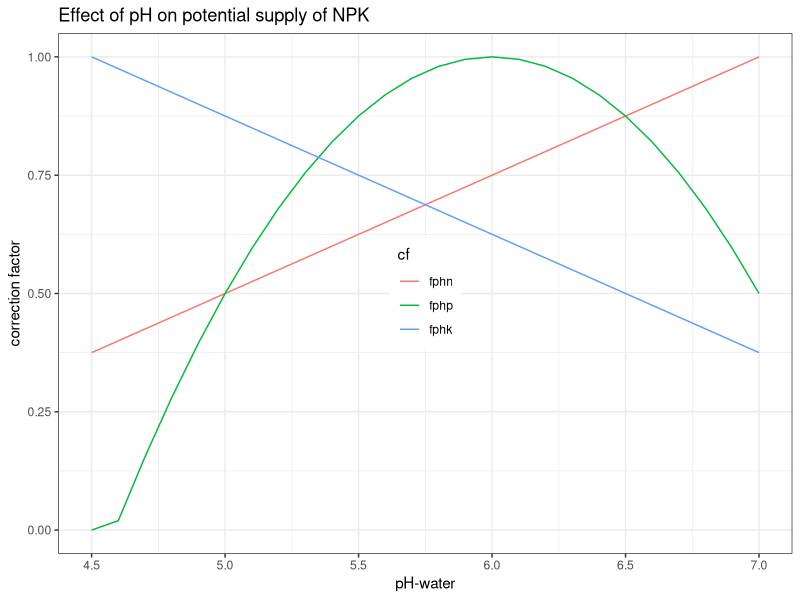
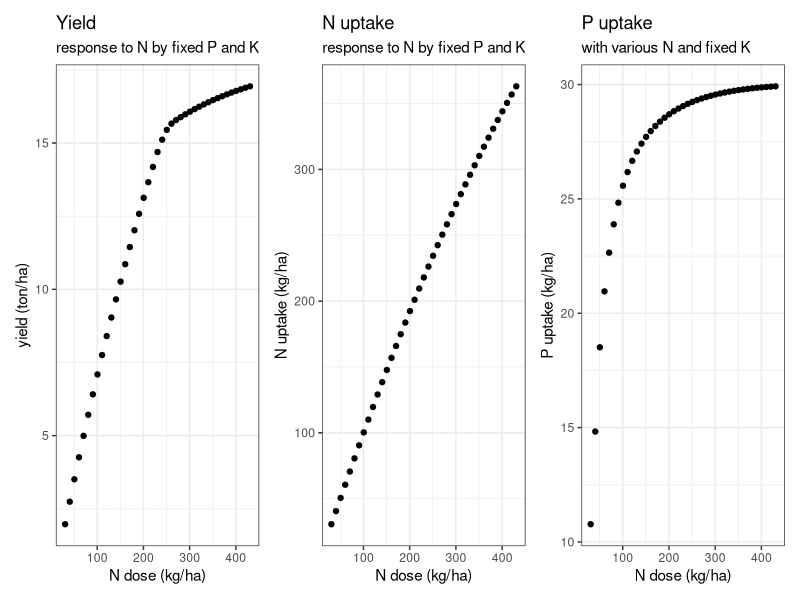

The R source for these figures, in order:
## ---- chunk 1
knitr::opts_chunk$set(echo = TRUE)

  # require R packages
  require(data.table)
  require(ggplot2)
  require(patchwork)

## ---- chunk 2

  # define all input variables
   soc = 35 # in g/kg
   pol = 15 # in mg P/kg
   kexch = 25 # in mmol/kg
   phw = 5.3 # no unit, pH measured in water
   nfert = 55 # kg N /ha
   pfert = 25 # kg P /ha
   kfert = 40 # kg K /ha

   # set maximum yield (kg /ha)
   max_yield = 16000
   
  # combine all inputs in one data.table
  dt <- data.table(id = 1,
                   soc = soc,
                   pols = pol,
                   kexch = kexch,
                   phw = phw,
                   nfert = nfert,
                   pfert = pfert,
                   kfert = kfert)

  # show the example
  print(dt)

## ---- chunk 3

  # check input lenght to ensure that all variables have the same length
  arg.length <- max(length(nfert),length(pfert),length(kfert),length(soc),length(pol),length(kexch),length(phw))
  
  # check input of fertilizer inputs
  checkmate::assert_numeric (nfert,lower=0,upper = 500,len = arg.length)
  checkmate::assert_numeric(pfert,lower=0,upper = 500,len = arg.length)
  checkmate::assert_numeric(kfert,lower=0,upper = 800,len = arg.length)
  
  # check input of the soil properties
  checkmate::assert_numeric(pol,lower=0,upper = 100,len = arg.length)
  checkmate::assert_numeric(soc,lower=0,upper = 200,len = arg.length)
  checkmate::assert_numeric(phw,lower=3,upper = 8,len = arg.length)
  checkmate::assert_numeric(kexch,lower=0,upper = 150,len = arg.length)
  

## ---- chunk 4

  # estimate pH correction factors, so that within 0-1 range (Janssen, 1998)
  dt[,fphn := pmin(1,pmax(0,0.25 * (phw - 3)))]
  dt[,fphp := pmin(1,pmax(0,1 - 0.5 * (phw-6)^2))]
  dt[,fphk := pmin(1,pmax(0,0.625 * (3.4 - 0.4 * phw)))]
    
  
  # to illustrate the response of pH on the supply of the nutrients, we make a test example where we apply those equatiosn
  dt.plot <- data.table(phw = seq(4.5,7,0.1))
  dt.plot[,fphn := pmin(1,pmax(0,0.25 * (phw - 3)))]
  dt.plot[,fphp := pmin(1,pmax(0,1 - 0.5 * (phw-6)^2))]
  dt.plot[,fphk := pmin(1,pmax(0,0.625 * (3.4 - 0.4 * phw)))]
  
  # melt the table to allow easy plotting
  dt.plot <- melt(dt.plot,id.vars='phw',variable.name = 'cf')
  
  # plot the relationships
  p1 <- ggplot(data = dt.plot,aes(x=phw,y=value,colour = cf)) + 
        geom_line() + theme_bw() + theme(legend.position = 'inside') +
        xlab('pH-water') + ylab('correction factor')+
        ggtitle('Effect of pH on potential supply of NPK')
  p1
  
  # estimate the soil nutrient supply
  dt[, sn := fphn * 6.8 * soc]
  dt[, sp := fphp * 0.35 * soc + 0.5 * pols]
  dt[, sk := fphk * 400 * kexch / (2 + 0.9 * soc)]

  # print how much NPK is supplied
  print(paste0('the soil N supply is estimated at', round(dt$sn),' kg N/ha.'))
  print(paste0('the soil P supply is estimated at', round(dt$sp),' kg P/ha.'))
  print(paste0('the soil K supply is estimated at', round(dt$sk),' kg K/ha.'))

## ---- chunk 5

  # get quefts coefficients for a maize crop
  parms_quefts <- data.table(aN = 34,aP = 190,aK = 38,
                             dN = 77,dP = 613,dK = 175,
                             rN = 5,rP = 0.4,rK = 2,
                             CN = 111,CP = 803,CK = 213,
                             sN = 1,sP = 1,sK = 1)

  # which nutrients are used 
  nuts=c('N','P','K')
  
  # make a data.table with all combinations to assess the interaciton effects of any pair of nutrients
  # add column names for nutrient 1 (n1) and nutrient 2 (n2)
  o1 <- utils::combn(nuts, 2)
  o1 <- as.data.table(t(cbind(o1, o1[c(2,1),])), stringsAsFactors = FALSE)
  colnames(o1) <- c('n1', 'n2')
  
  # add QUEFTS properties to data.table for each pair of nutrients
  o1[, a1 := as.numeric(parms_quefts[,mget(paste0('a',n1))])]
  o1[, d1 := as.numeric(parms_quefts[,mget(paste0('d',n1))])]
  o1[, r1 := as.numeric(parms_quefts[,mget(paste0('r',n1))])]
  o1[, a2 := as.numeric(parms_quefts[,mget(paste0('a',n2))])]
  o1[, d2 := as.numeric(parms_quefts[,mget(paste0('d',n2))])]
  o1[, r2 := as.numeric(parms_quefts[,mget(paste0('r',n2))])]
       
  # set an unique ID per combination of inputs (soil and fertilizer supply)
  dt[,id:=.I]
  
  # calculate the total nutrient input (in kg/ha)
  dt[, N := sn + nfert]
  dt[, P := sp + pfert]
  dt[, K := sk + kfert]
  
  # reformat the input table 
  dt <- melt(dt,
             id.vars='id',
             measure.vars=nuts,
             variable.name='n1',
             value.name='s1')
  
  # enumerate quefts parameter set with all 2-way interactions for each site
  o2 = o1[rep(1:nrow(o1),nrow(dt)),]
  o2[,id := sort(rep(min(dt$id):max(dt$id),3 * nrow(o1)))]
  setkey(o2,id,n1,n2)
  setkey(dt,id,n1)
  
  # left_join with element n1 and n2 to ensure that all QUEFTS parameters are connected to each pair of nutrients
  o2[dt,on=.(id,n1),s2:=s1]
  o2=o2[dt,on=c(id='id',n2='n1'),nomatch=0L]
  setnames(o2,names(o2),c(names(o2)[1:9],'s1','s2'))
  
  # First define a helper function to estimate the nutrient uptake given the interactions between nutrient 1 and nutrient 2
  qnup = function(a1,d1,r1,s1,a2,d2,r2,s2){

    ou = pmax(ifelse(s1 < r1 + (s2 - r2)*a2/d1,  s1,
                     ifelse(s1 > r1 + (s2 - r2)*(2*(d2/a1) - a2/d1), r1 + (s2 - r2)*(d2/a1),
                            s1 - ((0.25*(s1 - r1 - (s2 - r2)*(a2/d1))^2)/((s2 - r2)*(d2/a1 - a2/d1))))),0)
         return(ou)}
  
  
  # calculate for each soil the uptake for combinations of nutrients
  o2[, uptake := qnup(a1,d1,r1,s1+0.001,a2,d2,r2,s2+0.001)]
  
  # calculate the minimum of two-pair interactions
  o2[,upt1 := min(uptake),by=list(id,n1)]
  
  # add minimum yield corresponding to second nutrient (necessary for calculation YA and YD later)
  o2[o2[,c('id','n1','upt1')],on=c(id='id',n2='n1'),upt2 := i.upt1]
  up = dcast(o2,id~n1,value.var='upt1',fun.aggregate=mean)
  
  # show the minimum yield based on the availability of nutrient 
  print(up)
  
## ---- chunk 6

  # first define a helper function to quantify the yield (kg/ha) at accumulation (YA.) and dilution (YD.) per nutrient
  # inputs include the nutrient name for each pair (n1 and n2), the uptake for nutrient 2 and nutrient 1, and the quefts crop parameters (qp)
  qYAYD <- function(n1,n2,upt2,upt1,qp=inpc){
  
    inpc = NULL
  
    # select only relevant quefts parameters
    qp = unlist(qp[,grepl('^a|^d|^r',colnames(qp))])
   
    # calculate yields at acummulation (YA) and dilution (YD) per nutrient
    YA = qp[paste0('a',n2)] * pmax(upt2 - qp[paste0('r',n2)],0)
    YD = qp[paste0('d',n2)] * pmax(upt2 - qp[paste0('r',n2)],0)
    a1 = qp[paste0('a',n1)]
    d1 = qp[paste0('d',n1)]
    r1 = qp[paste0('r',n1)]

    # calculate maximum yields
    YL = qp[paste0('d',n1)] * pmax(upt1 - qp[paste0('r',n1)],0)

    # combine output and return
    ou = list(YA=YA,YD=YD,YL=YL,a1=a1,d1=d1,r1=r1)
    return(ou)
  }

  # helper function 2: calculate the yield per pair of nutrients
  qYpNpair <- function(upt1,YD,YA,a1,d1,r1,YL){

    # select only relevant quefts parameters
    yield = pmin(YL,ifelse(YA > 0, YA + (2*(YD - YA)* (upt1 - r1 - YA/d1))/(YD/a1 - YA/d1) -
                             ((YD - YA)*(upt1 - r1 - YA/d1)^2)/((YD/a1 - YA/d1)^2), 0))
  
            return(yield)
    }

  # calculate yields at accumulation (YA.) and dilution (YD.) per nutrient
  o2[,c('YA','YD','YL','a1','d1','r1'):= qYAYD(n1,n2,upt2,upt1,qp=as.data.frame(parms_quefts))]
  
  # set internal table with maximal yields per field
  dt.ym <- data.table(id = 1:arg.length,YM = max_yield)
  
  # merge table with maximal yields per field
  o2 <- merge(o2,dt.ym, by = 'id')
  
  # calculate maximum yield, and yield per pair of nutrients
  # where yield can not exceed the maximum
  o2[,c('YL'):= list(round(min(YL,YM))),by=id][,c('yield'):=list(qYpNpair(upt1,YD,YA,a1,d1,r1,YL))]
  
  # print the yield and uptake for one option as example
  print(o2[1,.(id,n1,n2,uptake,yield,YA,YD,YM)])
## ---- chunk 7

  # the final yield the average of all pair-estimates
  y1 <- o2[,list(yield=mean(yield,na.rm=TRUE)),by=id]
  
  # merge the predicted yield with the predicted nutrient uptake, and update the names
  y1 <- y1[up,on='id']
  setnames(y1,names(y1),ifelse(names(y1) %in% nuts,paste0('u',names(y1)),names(y1)))

  # print the yield and uptake
  print(y1)

## ---- chunk 8

#' The QUEFTS model
#'
#' This function contains the QUEFTS model for NPK
#'
#' @param nin (numeric) the effective nitrogen input (kg N/ha) from soil and fertilizer
#' @param pin (numeric) the effective phosphorus input (kg P/ha) from soil and fertilizer
#' @param kin (numeric) the effective potassium input (kg K/ha) from soil and fertilizer
#' @param soc (numeric) the soil organic carbon content (g / kg)
#' @param pol (numeric) the Olsen-P content (mg P/kg)
#' @param phw (numeric) the soil pH measured in water
#' @param kexch (numeric) the exchangeable potassium content (mmol / kg)
#' @param max_yield (integer) the maximal attainable yield (kg / ha)
#'
#'@export
s2p_calc_quefts <- function(nin,pin,kin, soc, pol, phw,kexch, max_yield){
  
  # Visual bindings
  a1 = n1 = d1 = r1 = s1 = a2 = n2 = d2 = r2 = s2 = id = uptake = upt1 = upt2 = i.upt1 = YL = YD = YA = YM = yield = . = NULL
  
  # check input lenght
  arg.length <- max(length(nin),length(pin),length(kin),length(soc),length(pol),length(kexch),length(phw))
  
  # check input
  checkmate::assert_numeric(nin,lower=0,upper = 500,len = arg.length)
  checkmate::assert_numeric(pin,lower=0,upper = 500,len = arg.length)
  checkmate::assert_numeric(kin,lower=0,upper = 800,len = arg.length)
  checkmate::assert_numeric(pol,lower=0,upper = 100,len = arg.length)
  checkmate::assert_numeric(soc,lower=0,upper = 200,len = arg.length)
  checkmate::assert_numeric(phw,lower=3,upper = 8,len = arg.length)
  checkmate::assert_numeric(kexch,lower=0,upper = 150,len = arg.length)
  
  # which QUEFTS nutrients are used as input
  nuts=c('N','P','K')
  
  # all combinations
  o1 <- utils::combn(nuts, 2)
  o1 <- as.data.table(t(cbind(o1, o1[c(2,1),])), stringsAsFactors = FALSE)
  colnames(o1) <- c('n1', 'n2')
  
  # Select quefts parameters for crop and management level
  parms_quefts <- data.table(aN = 34,aP = 190,aK = 38,
                             dN = 77,dP = 613,dK = 175,
                             rN = 5,rP = 0.4,rK = 2,
                             CN = 111,CP = 803,CK = 213,
                             sN = 1,sP = 1,sK = 1)
  
  # add QUEFTS properties to data.table
  o1[, a1 := as.numeric(parms_quefts[,mget(paste0('a',n1))])]
  o1[, d1 := as.numeric(parms_quefts[,mget(paste0('d',n1))])]
  o1[, r1 := as.numeric(parms_quefts[,mget(paste0('r',n1))])]
  o1[, a2 := as.numeric(parms_quefts[,mget(paste0('a',n2))])]
  o1[, d2 := as.numeric(parms_quefts[,mget(paste0('d',n2))])]
  o1[, r2 := as.numeric(parms_quefts[,mget(paste0('r',n2))])]
  
  # estimate total nutrient inputs from fertilizer and soil supply of nutrients (in kg / ha)
  dt0 <- data.table(soc = soc,pols = pol,kexch = kexch, phw = phw,
                    N = nin,P = pin,K = kin)
  
    # estimate pH correction factors, so that within 0-1 range (Janssen, 1998)
    dt0[,fphn := pmin(1,pmax(0,0.25 * (phw - 3)))]
    dt0[,fphp := pmin(1,pmax(0,1 - 0.5 * (phw-6)^2))]
    dt0[,fphk := pmin(1,pmax(0,0.625 * (3.4 - 0.4 * phw)))]
    
    # estimate the soil nutrient supply
    dt0[, sn := fphn * 6.8 * soc]
    dt0[, sp := fphp * 0.35 * soc + 0.5 * pols]
    dt0[, sk := fphk * 400 * kexch / (2 + 0.9 * soc)]
    
    # calculate the total nutrient input (in kg/ha)
    dt0[, N := sn + N]
    dt0[, P := sp + P]
    dt0[, K := sk + K]
  
  # set an unique ID per combination of inputs
  dt0[,id:=.I]
  
  # set internal table with maximal yields per field
  dt.ym <- data.table(id = unique(dt0$id),YM = max_yield)
  
  # spread the data.table with input data for joining purposes later
  dt <- melt(dt0,
             id.vars='id',
             measure.vars=nuts,
             variable.name='n1',
             value.name='s1')
  
  # enumerate quefts parameter set with all 2-way interactions for each grid cel
  o2 = o1[rep(1:nrow(o1),nrow(dt)),]
  o2[,id := sort(rep(min(dt$id):max(dt$id),3 * nrow(o1)))]
  setkey(o2,id,n1,n2)
  setkey(dt,id,n1)
  
  # left_join with element n1 and n2
  o2[dt,on=.(id,n1),s2:=s1]
  o2=o2[dt,on=c(id='id',n2='n1'),nomatch=0L]
  setnames(o2,names(o2),c(names(o2)[1:9],'s1','s2'))
  
  # calculate for each soil the uptake for combinations of nutrients, and then the minimum of two-pair interactions
  o2[, uptake := qnup(a1,d1,r1,s1+0.001,a2,d2,r2,s2+0.001)][,upt1 := min(uptake),by=list(id,n1)]
  
  # add minimum yield corresponding to second nutrient (necessary for calculation YA and YD later)
  o2[o2[,c('id','n1','upt1')],on=c(id='id',n2='n1'),upt2 := i.upt1]
  up = dcast(o2,id~n1,value.var='upt1',fun.aggregate=mean)
  
  # calculate yields at accumulation (YA.) and dilution (YD.) per nutrient (DELAYING)
  o2[,c('YA','YD','YL','a1','d1','r1'):= qYAYD(n1,n2,upt2,upt1,qp=as.data.frame(parms_quefts))]
  
  # merge table with maximal yields per field
  o2 <- merge(o2,dt.ym, by = 'id',all.x = TRUE)
  
  # calculate maximum yield, and yield per pair of nutrients
  o2[,c('YL'):= list(round(min(YL,YM))),by=id][,c('yield'):=list(qYpNpair(upt1,YD,YA,a1,d1,r1,YL))]
  
  # y1 equals the average of all pair-estimates
  y1 <- o2[,list(yield=mean(yield,na.rm=TRUE)),by=id]
  
  # merge with the estimated nutrient uptake
  y1 <- y1[up,on='id']
  setnames(y1,names(y1),ifelse(names(y1) %in% nuts,paste0('u',names(y1)),names(y1)))
  
  # add the given input dose
  y1 = y1[dt0,on='id']
  
  return(y1)
}



## ---- chunk 9

  # test the function for one soil
  test = s2p_calc_quefts(nin = 100,pin = 25,kin = 85, soc = 15, pol = 35, phw = 4.9,kexch = 45, max_yield = 20000)
  
  # test the function for one soil with varying N inputs
  dt.test <- data.table(id = 1,
                        soc = 10,
                        pol = 8,
                        kexch = 14,
                        phw = 4.8,
                        nfert = seq(0,400,10),
                        pfert = 25,
                        kfert = 105)

  # run test 2
  test2 <- s2p_calc_quefts(nin = dt.test$nfert,
                           pin = dt.test$pfert,
                           kin = dt.test$kfert, 
                           soc = dt.test$soc, 
                           pol = dt.test$pol, 
                           phw = dt.test$phw,
                           kexch = dt.test$kexch, 
                           max_yield = 20000)
  
  # plot the yield
  p1 <- ggplot(data=test2,aes(y=yield*0.001,x=N)) + geom_point()+ theme_bw() + 
        ggtitle(label = 'Yield',subtitle = 'response to N by fixed P and K') +
        xlab('N dose (kg/ha)') + ylab('yield (ton/ha)')
  
  # plot the nutrient uptake
  p2 <- ggplot(data=test2,aes(y=uN,x=N)) + geom_point()+ theme_bw() + 
        ggtitle(label = 'N uptake', subtitle = 'response to N by fixed P and K') +
        xlab('N dose (kg/ha)') + ylab('N uptake (kg/ha)')
  p3 <- ggplot(data=test2,aes(y=uP,x=N)) + geom_point()+ theme_bw() + 
        ggtitle(label = 'P uptake',subtitle = 'with various N and fixed K') +
        xlab('N dose (kg/ha)') + ylab('P uptake (kg/ha)')

  # combine plots
  p4 <- p1 + p2 + p3
  
  # show plot
  print(p4)
